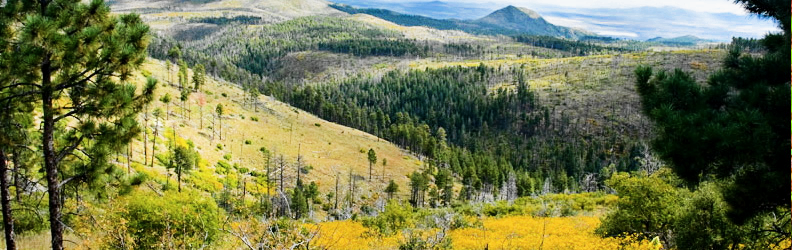
#> input picture hw3/test6-edit.bmp, 792 x 250 px
$ python tuple2single.py test6-edit.bmp out.png
#> lines starting #> are read from the running program, lines starting #| are printed output that depends on the picture
#!/usr/local/bin/python3.5
import sys
from PIL import Image

infilename = sys.argv[1]
outfilename = sys.argv[2]

inImg = Image.open(infilename)
#> inImg is the input picture: PIL image 792x250 RGB; mean R, G, B 113.8, 119.3, 77.4
outImg = Image.new("L", inImg.size)
#> outImg: PIL image 792x250 L; every value is 0

data_seq = list(inImg.getdata())
#> data_seq = 198000 items

out_data = []
for i in range(len(data_seq)):
    out_data.append(data_seq[i][0])
#> after the loop, out_data = 198000 items

outImg.putdata(out_data)
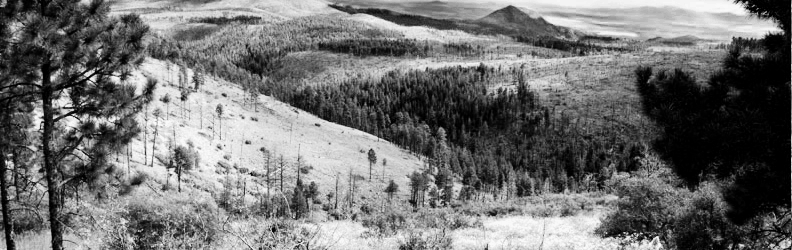
#> outImg: PIL image 792x250 L; min 0, max 249, mean 113.8
outImg.save(outfilename, 'bmp')
